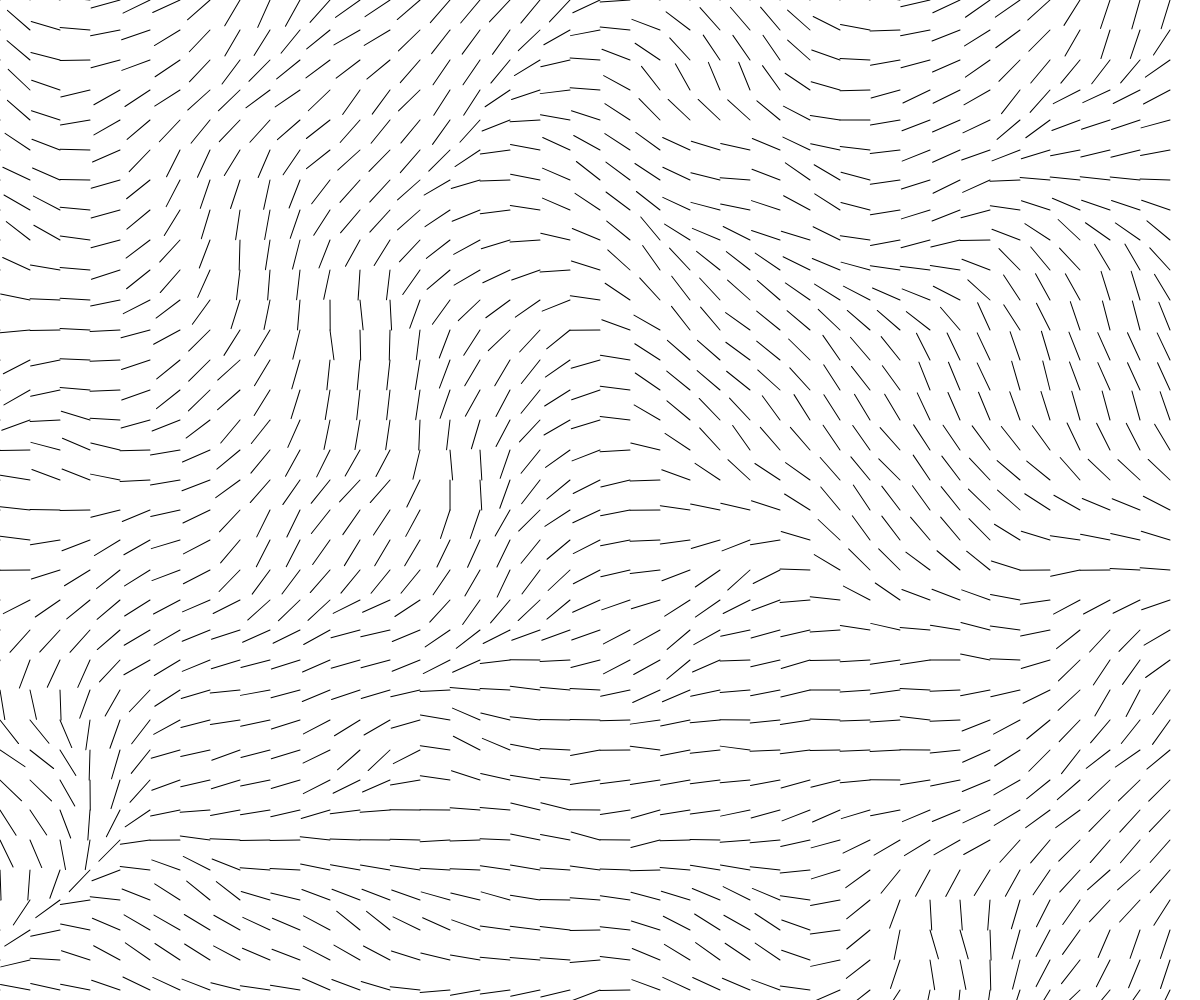
Frame 1 (no input)
Frame 60 (no input): identical to frame 1, image omitted
Frame 120 (the mouse pressed at the canvas centre since frame 60): identical to frame 1, image omitted

The p5.js sketch that drew this single still picture (run headless with seeded random() and noise() and a simulated clock; from frame 60 on, the mouse is pressed at the canvas centre):

// p5.js sketch
// ── sketch.js
function setup() {
	createCanvas(windowWidth, windowHeight);


}

function draw() {
	visualize(30, 0.08);
}

function visualize(res, off) {
	background(255);
	var xoff = 0;
	for( var i = 0; i < width; i += res) {
		var yoff = 0;
		for( var j = 0; j < height; j += res) {
			// noStroke();
			// fill(noise(xoff, yoff) * 255);
			// rect(i, j, res, res);
			push();
			translate(i, j);
			rotate(noise(xoff, yoff) * Math.PI * 2);
			line(0, 0, res, 0);
			pop();
			yoff += off;
		}
		xoff += off;
	}
}
